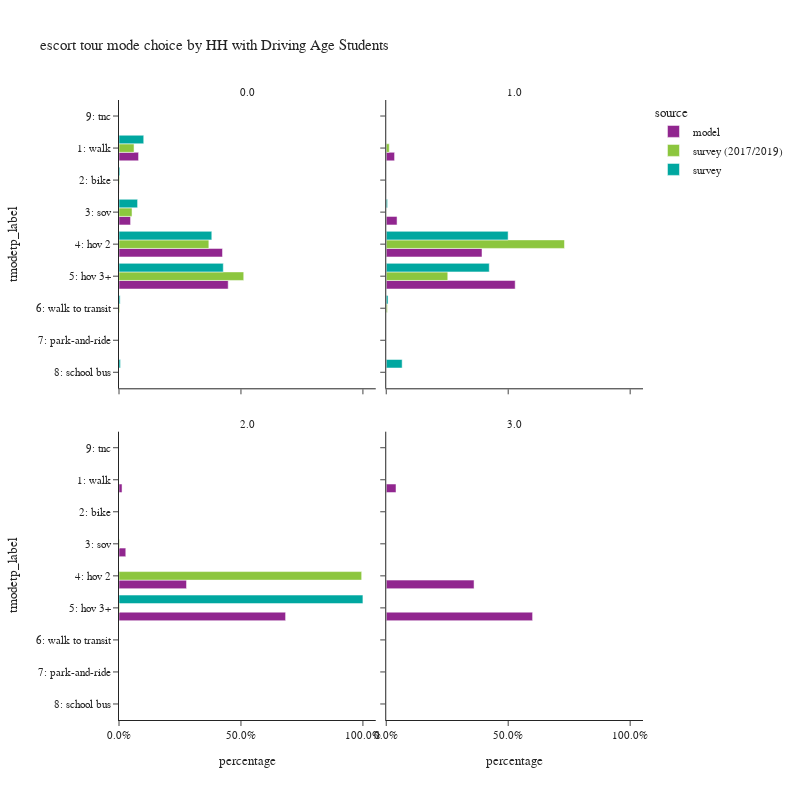

Write notebook code for a chart like this one.
### Code cell
plot_mode_choice(es_tour,
                 "hhhsc",
                 {
                  "tmodetp_label":["1: walk","2: bike","3: sov","4: hov 2","5: hov 3+","6: walk to transit",
                                   "7: park-and-ride","8: school bus","9: other–survey only"]},
                 "HH with Driving Age Students",2,800)

### Figure 1 — Plotly figure (JSON) as saved in the notebook; plotly's stock layout.template omitted (floating-point values rounded to 4 significant figures)
{"data": [{"alignmentgroup": "True", "customdata": [[5358], [25], [3168], [28345], [29904]], "hovertemplate": "source=model<br>hhhsc=0.0<br>percentage=%{x}<br>tmodetp_label=%{y}<br>sample count=%{customdata[0]}<extra></extra>", "legendgroup": "model", "marker": {"color": "#91268F", "pattern": {"shape": ""}}, "name": "model", "offsetgroup": "model", "orientation": "h", "showlegend": true, "textposition": "auto", "type": "bar", "x": [0.08021, 0.0003743, 0.04743, 0.4243, 0.4477], "xaxis": "x3", "y": ["1: walk", "2: bike", "3: sov", "4: hov 2", "5: hov 3+"], "yaxis": "y3"}, {"alignmentgroup": "True", "customdata": [[261], [2], [339], [2999], [4038]], "hovertemplate": "source=model<br>hhhsc=1.0<br>percentage=%{x}<br>tmodetp_label=%{y}<br>sample count=%{customdata[0]}<extra></extra>", "legendgroup": "model", "marker": {"color": "#91268F", "pattern": {"shape": ""}}, "name": "model", "offsetgroup": "model", "orientation": "h", "showlegend": false, "textposition": "auto", "type": "bar", "x": [0.03417, 0.0002618, 0.04438, 0.3926, 0.5286], "xaxis": "x4", "y": ["1: walk", "2: bike", "3: sov", "4: hov 2", "5: hov 3+"], "yaxis": "y4"}, {"alignmentgroup": "True", "customdata": [[13], [29], [289], [713]], "hovertemplate": "source=model<br>hhhsc=2.0<br>percentage=%{x}<br>tmodetp_label=%{y}<br>sample count=%{customdata[0]}<extra></extra>", "legendgroup": "model", "marker": {"color": "#91268F", "pattern": {"shape": ""}}, "name": "model", "offsetgroup": "model", "orientation": "h", "showlegend": false, "textposition": "auto", "type": "bar", "x": [0.01245, 0.02778, 0.2768, 0.683], "xaxis": "x", "y": ["1: walk", "3: sov", "4: hov 2", "5: hov 3+"], "yaxis": "y"}, {"alignmentgroup": "True", "customdata": [[1], [9], [15]], "hovertemplate": "source=model<br>hhhsc=3.0<br>percentage=%{x}<br>tmodetp_label=%{y}<br>sample count=%{customdata[0]}<extra></extra>", "legendgroup": "model", "marker": {"color": "#91268F", "pattern": {"shape": ""}}, "name": "model", "offsetgroup": "model", "orientation": "h", "showlegend": false, "textposition": "auto", "type": "bar", "x": [0.04, 0.36, 0.6], "xaxis": "x2", "y": ["1: walk", "4: hov 2", "5: hov 3+"], "yaxis": "y2"}, {"alignmentgroup": "True", "customdata": [[96], [8], [27], [303], [270], [12], [1]], "hovertemplate": "source=survey (2017/2019)<br>hhhsc=0.0<br>percentage=%{x}<br>tmodetp_label=%{y}<br>sample count=%{customdata[0]}<extra></extra>", "legendgroup": "survey (2017/2019)", "marker": {"color": "#8CC63E", "pattern": {"shape": ""}}, "name": "survey (2017/2019)", "offsetgroup": "survey (2017/2019)", "orientation": "h", "showlegend": true, "textposition": "auto", "type": "bar", "x": [0.06167, 0.002364, 0.0534, 0.3684, 0.5113, 0.002835, 3.849e-05], "xaxis": "x3", "y": ["1: walk", "2: bike", "3: sov", "4: hov 2", "5: hov 3+", "6: walk to transit", "9: tnc"], "yaxis": "y3"}, {"alignmentgroup": "True", "customdata": [[3], [1], [41], [21], [1]], "hovertemplate": "source=survey (2017/2019)<br>hhhsc=1.0<br>percentage=%{x}<br>tmodetp_label=%{y}<br>sample count=%{customdata[0]}<extra></extra>", "legendgroup": "survey (2017/2019)", "marker": {"color": "#8CC63E", "pattern": {"shape": ""}}, "name": "survey (2017/2019)", "offsetgroup": "survey (2017/2019)", "orientation": "h", "showlegend": false, "textposition": "auto", "type": "bar", "x": [0.01242, 5.044e-05, 0.7307, 0.2523, 0.004576], "xaxis": "x4", "y": ["1: walk", "3: sov", "4: hov 2", "5: hov 3+", "6: walk to transit"], "yaxis": "y4"}, {"alignmentgroup": "True", "customdata": [[1], [11], [1]], "hovertemplate": "source=survey (2017/2019)<br>hhhsc=2.0<br>percentage=%{x}<br>tmodetp_label=%{y}<br>sample count=%{customdata[0]}<extra></extra>", "legendgroup": "survey (2017/2019)", "marker": {"color": "#8CC63E", "pattern": {"shape": ""}}, "name": "survey (2017/2019)", "offsetgroup": "survey (2017/2019)", "orientation": "h", "showlegend": false, "textposition": "auto", "type": "bar", "x": [0.00256, 0.9949, 0.00256], "xaxis": "x", "y": ["3: sov", "4: hov 2", "5: hov 3+"], "yaxis": "y"}, {"alignmentgroup": "True", "customdata": [[88], [10], [49], [290], [255], [12], [5]], "hovertemplate": "source=survey<br>hhhsc=0.0<br>percentage=%{x}<br>tmodetp_label=%{y}<br>sample count=%{customdata[0]}<extra></extra>", "legendgroup": "survey", "marker": {"color": "#00A7A0", "pattern": {"shape": ""}}, "name": "survey", "offsetgroup": "survey", "orientation": "h", "showlegend": true, "textposition": "auto", "type": "bar", "x": [0.1014, 0.003672, 0.07623, 0.3804, 0.4275, 0.004671, 0.006118], "xaxis": "x3", "y": ["1: walk", "2: bike", "3: sov", "4: hov 2", "5: hov 3+", "6: walk to transit", "8: school bus"], "yaxis": "y3"}, {"alignmentgroup": "True", "customdata": [[1], [20], [9], [1], [1]], "hovertemplate": "source=survey<br>hhhsc=1.0<br>percentage=%{x}<br>tmodetp_label=%{y}<br>sample count=%{customdata[0]}<extra></extra>", "legendgroup": "survey", "marker": {"color": "#00A7A0", "pattern": {"shape": ""}}, "name": "survey", "offsetgroup": "survey", "orientation": "h", "showlegend": false, "textposition": "auto", "type": "bar", "x": [0.005312, 0.4997, 0.4224, 0.007382, 0.06525], "xaxis": "x4", "y": ["3: sov", "4: hov 2", "5: hov 3+", "6: walk to transit", "8: school bus"], "yaxis": "y4"}, {"alignmentgroup": "True", "customdata": [[2]], "hovertemplate": "source=survey<br>hhhsc=2.0<br>percentage=%{x}<br>tmodetp_label=%{y}<br>sample count=%{customdata[0]}<extra></extra>", "legendgroup": "survey", "marker": {"color": "#00A7A0", "pattern": {"shape": ""}}, "name": "survey", "offsetgroup": "survey", "orientation": "h", "showlegend": false, "textposition": "auto", "type": "bar", "x": [1.0], "xaxis": "x", "y": ["5: hov 3+"], "yaxis": "y"}], "layout": {"annotations": [{"font": {}, "showarrow": false, "text": "2.0", "x": 0.245, "xanchor": "center", "xref": "paper", "y": 0.465, "yanchor": "bottom", "yref": "paper"}, {"font": {}, "showarrow": false, "text": "3.0", "x": 0.755, "xanchor": "center", "xref": "paper", "y": 0.465, "yanchor": "bottom", "yref": "paper"}, {"font": {}, "showarrow": false, "text": "0.0", "x": 0.245, "xanchor": "center", "xref": "paper", "y": 1.0, "yanchor": "bottom", "yref": "paper"}, {"font": {}, "showarrow": false, "text": "1.0", "x": 0.755, "xanchor": "center", "xref": "paper", "y": 1.0, "yanchor": "bottom", "yref": "paper"}], "barmode": "group", "height": 800, "legend": {"title": {"text": "source"}, "tracegroupgap": 0}, "title": {"text": "escort tour mode choice by HH with Driving Age Students"}, "width": 800, "xaxis": {"anchor": "y", "domain": [0.0, 0.49], "tickformat": ".1%", "title": {"text": "percentage"}}, "xaxis2": {"anchor": "y2", "domain": [0.51, 1.0], "matches": "x", "tickformat": ".1%", "title": {"text": "percentage"}}, "xaxis3": {"anchor": "y3", "domain": [0.0, 0.49], "matches": "x", "showticklabels": false, "tickformat": ".1%"}, "xaxis4": {"anchor": "y4", "domain": [0.51, 1.0], "matches": "x", "showticklabels": false, "tickformat": ".1%"}, "yaxis": {"anchor": "x", "categoryarray": ["9: other–survey only", "8: school bus", "7: park-and-ride", "6: walk to transit", "5: hov 3+", "4: hov 2", "3: sov", "2: bike", "1: walk"], "categoryorder": "array", "domain": [0.0, 0.465], "title": {"text": "tmodetp_label"}}, "yaxis2": {"anchor": "x2", "domain": [0.0, 0.465], "matches": "y", "showticklabels": false}, "yaxis3": {"anchor": "x3", "categoryarray": ["9: other–survey only", "8: school bus", "7: park-and-ride", "6: walk to transit", "5: hov 3+", "4: hov 2", "3: sov", "2: bike", "1: walk"], "categoryorder": "array", "domain": [0.535, 1.0], "matches": "y", "title": {"text": "tmodetp_label"}}, "yaxis4": {"anchor": "x4", "domain": [0.535, 1.0], "matches": "y", "showticklabels": false}}}
